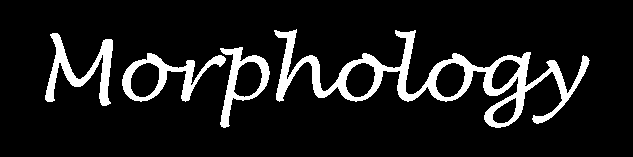
#> input picture Exercises/morphology.png, 633 x 157 px
$ python MorphologicalFilters.py
#> lines starting #> are read from the running program, lines starting #| are printed output that depends on the picture; after the words box and inside, x2 and y2 are one past the last pixel; in counts of white or black regions, pixels touching at a corner belong together
import numpy as np
import cv2

def ErosionFilter(img):
    rows, cols = img.shape
    paddedimg = np.ones((rows + 2, cols + 2))
    paddedimg[:, :] = 255
    paddedimg[1:-1, 1:-1] = img.copy()
    newimg = img.copy()
    for x in range(0, rows):
        for y in range(0, cols):
            if img[x, y] != 0:
                newimg[x, y] = ErodePixel(paddedimg, x+1, y+1)

    return np.uint8(newimg)


def ErodePixel(img, i, j):
    kernel = np.zeros((3, 3))
    kernel[:, :] = img[i-1:i+2, j-1:j+2]
    for a in range(0, 2):
        for b in range(0, 2):
            if kernel[a, b] == 0:
                return 0
    return 255


if __name__ == "__main__":
    image = cv2.imread("morphology.png", cv2.IMREAD_GRAYSCALE)
#> image: shape (157, 633); 10.8% white; 4 white regions, box (x1, y1, x2, y2) and area: (274, 29, 590, 128) 6346, (45, 33, 113, 106) 1621, (122, 53, 226, 102) 1536, (220, 47, 270, 128) 1224
    filteredImg = ErosionFilter(ErosionFilter(image))
#> in ErosionFilter, `paddedimg[1:-1, 1:-1] = img.copy()`:
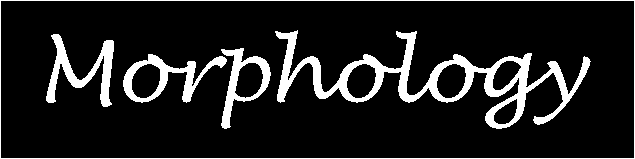
#> paddedimg: shape (159, 635) float64; 12.2% white; 5 white regions, box (x1, y1, x2, y2) and area: (275, 30, 591, 129) 6346, (46, 34, 114, 107) 1621, (0, 0, 635, 159) 1584, (123, 54, 227, 103) 1536, (221, 48, 271, 129) 1224
#> after the loop in ErosionFilter, `for x in range(0, rows):`:
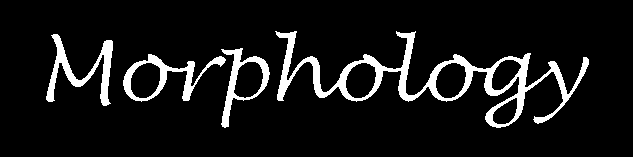
#> newimg: shape (157, 633); 8.8% white; 4 white regions, box (x1, y1, x2, y2) and area: (275, 31, 589, 128) 5143, (46, 34, 113, 106) 1356, (123, 54, 226, 102) 1237, (221, 48, 270, 128) 1002
#> in ErosionFilter (call 2), `paddedimg[1:-1, 1:-1] = img.copy()`:
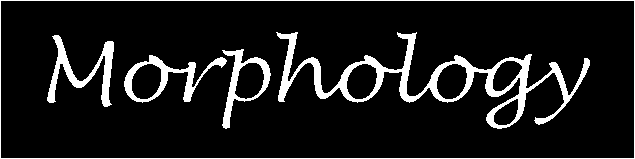
#> paddedimg: shape (159, 635) float64; 10.2% white; 5 white regions, box (x1, y1, x2, y2) and area: (276, 32, 590, 129) 5143, (0, 0, 635, 159) 1584, (47, 35, 114, 107) 1356, (124, 55, 227, 103) 1237, (222, 49, 271, 129) 1002
#> after the loop in ErosionFilter (call 2), `for x in range(0, rows):`:
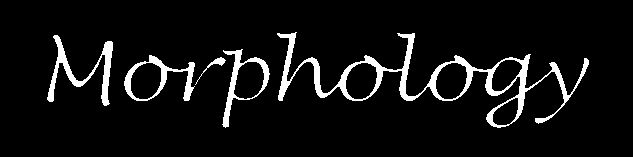
#> newimg: shape (157, 633); 6.8% white; 5 white regions, box (x1, y1, x2, y2) and area: (277, 32, 589, 128) 3939, (47, 35, 113, 106) 1093, (124, 55, 195, 101) 831, (222, 49, 270, 128) 781, (195, 57, 226, 85) 108
    cv2.imshow('Image', np.hstack((image, filteredImg)))
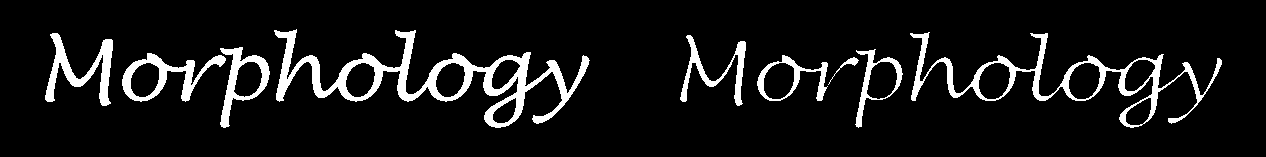
#> window 'Image': shape (157, 1266); 8.8% white; 9 white regions, largest, box (x1, y1, x2, y2) and area: (274, 29, 590, 128) 6346, (910, 32, 1222, 128) 3939, (45, 33, 113, 106) 1621
    cv2.waitKey(0)
    cv2.destroyAllWindows()
